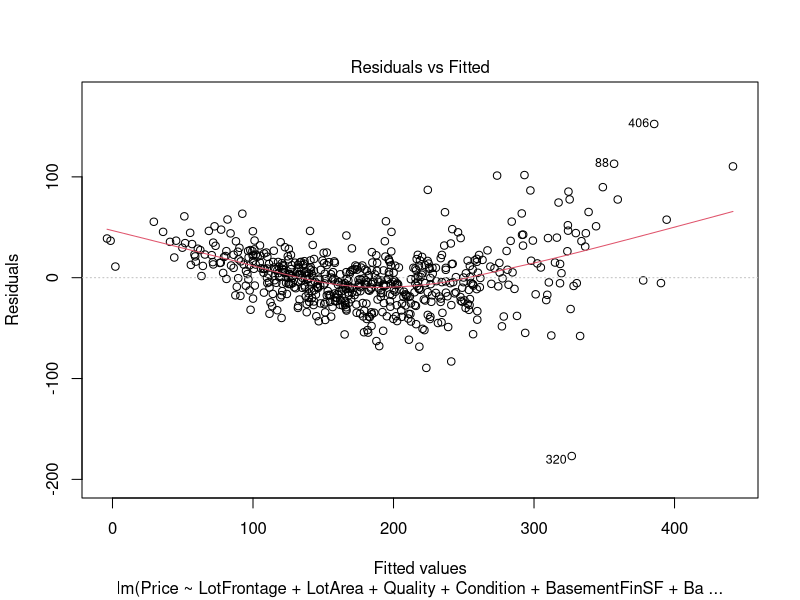
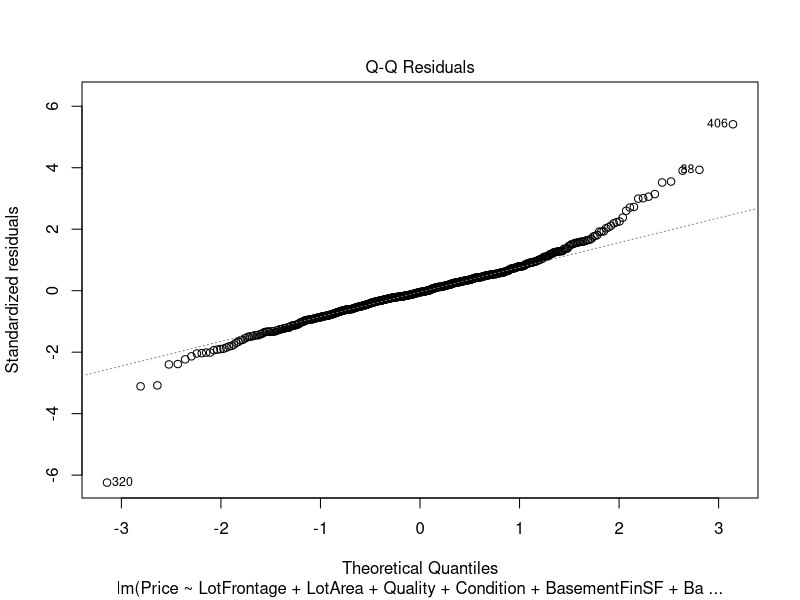
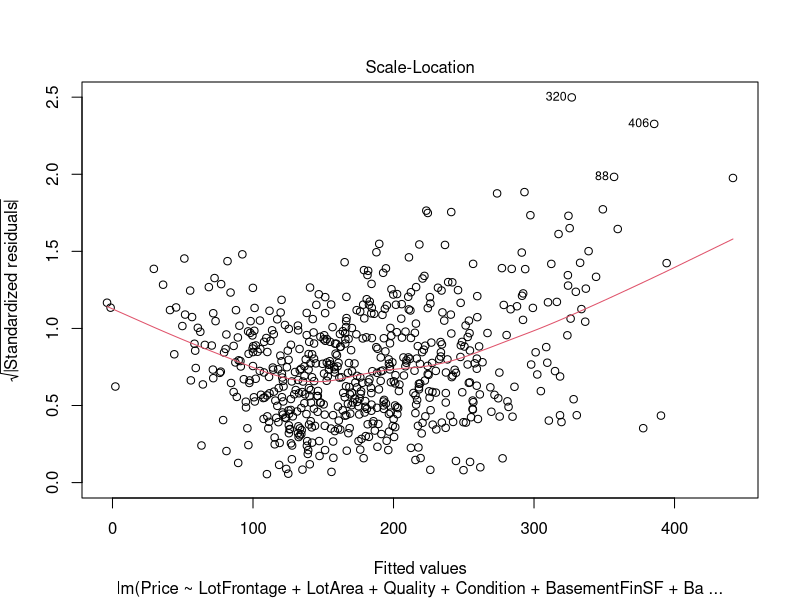
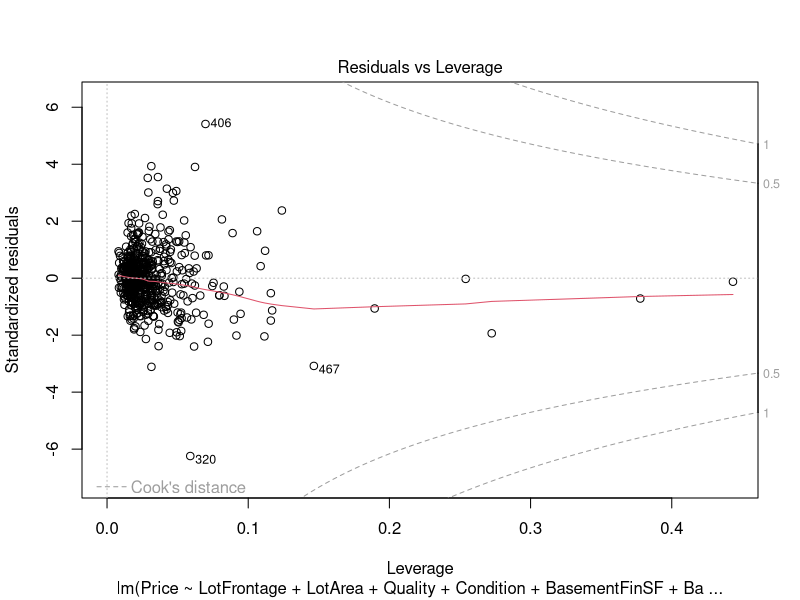
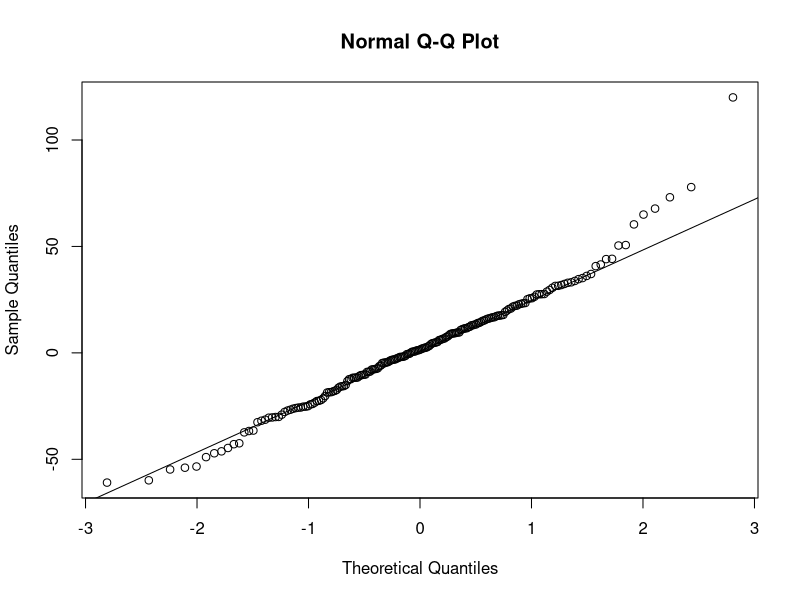
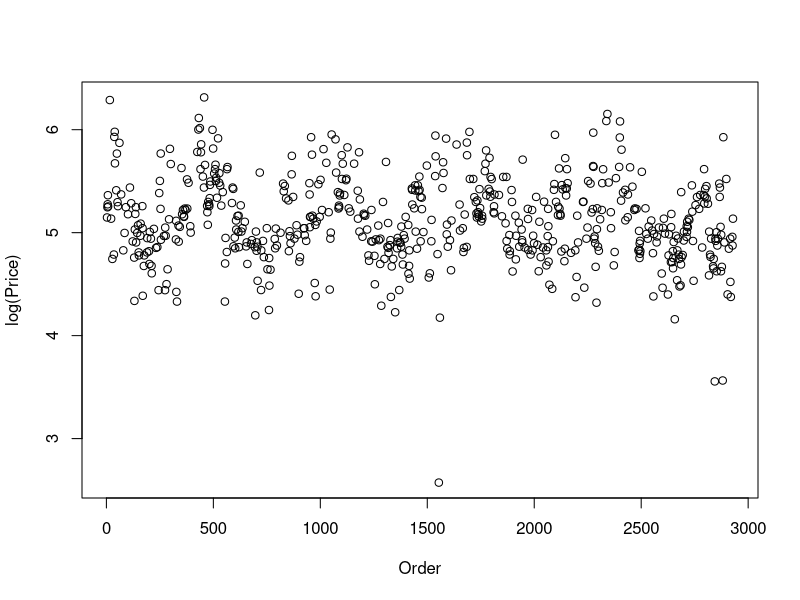
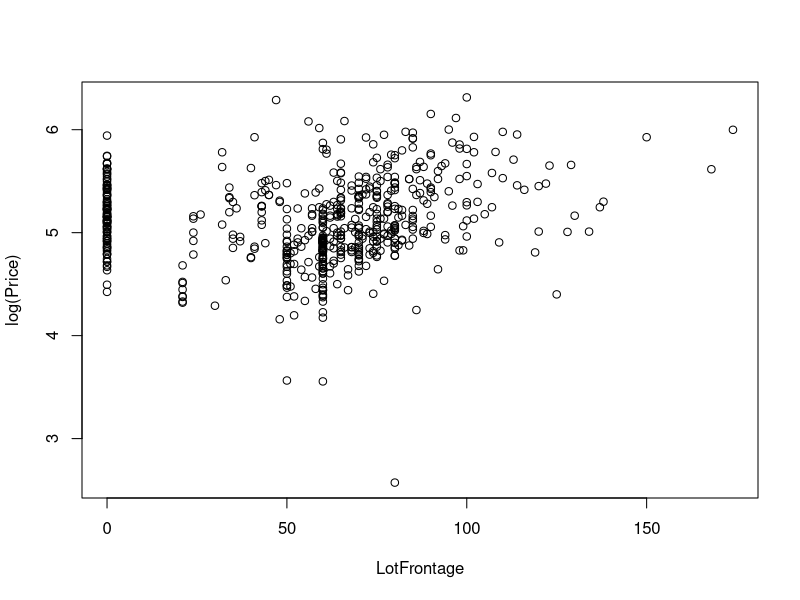
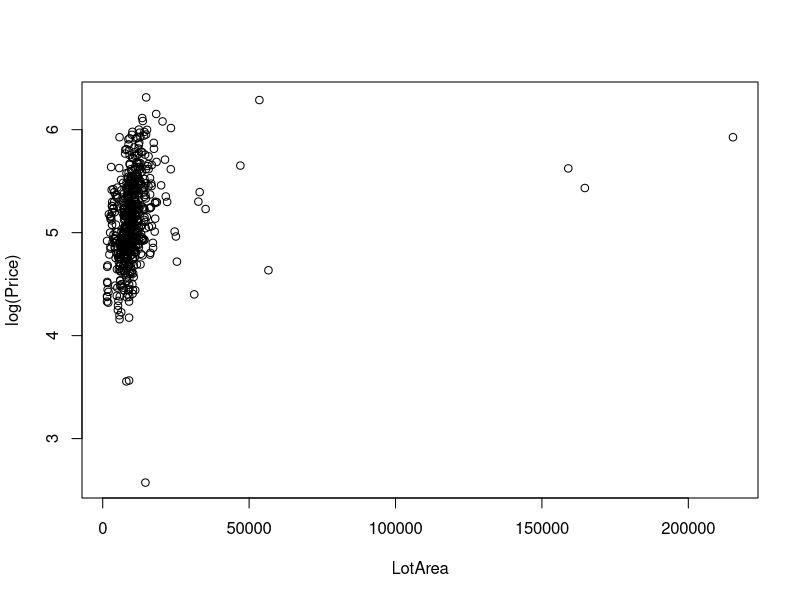

Write the R code that produced these figures, in order. (Note: this script raises an error after producing the figures.)
## ---- chunk 1
library(readr)
library(corrplot)
library(leaps)
library(car)
AmesTest5 <- read.csv("AmesTest5.csv")
AmesTrain5 <- read.csv("AmesTrain5.csv")
## ---- chunk 2
Backmod = lm(formula = Price ~ LotFrontage + LotArea + Quality + Condition + 
    BasementFinSF + BasementSF + FirstSF + SecondSF + FullBath + 
    HalfBath + Bedroom + TotalRooms + Fireplaces + GarageCars + 
    GarageSF + WoodDeckSF + OpenPorchSF + EnclosedPorchSF, data = AmesTrain5)
summary(Backmod)
plot(Backmod)
## ---- chunk 3
fitAmes = predict(Backmod, newdata=AmesTest5)
## ---- chunk 4
Amestestresid = AmesTest5$Price - fitAmes
## ---- chunk 5
mean(Amestestresid)
sd(Amestestresid)
## ---- chunk 6
qqnorm(Amestestresid)
qqline(Amestestresid)
## ---- chunk 7
head(sort(Amestestresid), decreasing=FALSE, 10)
tail(sort(Amestestresid), decreasing=TRUE, 10)
## ---- chunk 8
crosscor = cor(AmesTest5$Price, fitAmes)

summary(Backmod)$r.squared
crosscor^2

Shrinkage = summary(Backmod)$r.squared - crosscor^2
Shrinkage
## ---- chunk 9
#what to do about NA values & should Foundation interaction terms be eliminated from 2nd predicotr pool model
#how many different predictor pools should we have
## ---- chunk 10
#is it possible to transform categorical predictors?
## ---- chunk 11
plot(log(Price)~., data=AmesTrain5)[c(2,factor(4))]
#how to check conditions of all categorical predictors?
## ---- chunk 12
AmesTrain5$HBath = AmesTrain5$BasementHBath + AmesTrain5$HalfBath
AmesTrain5$FBath = AmesTrain5$BasementFBath + AmesTrain5$FullBath
AmesTrain5$Porch = AmesTrain5$OpenPorchSF + AmesTrain5$EnclosedPorchSF + AmesTrain5$ScreenPorchSF

HW3Full = lm(formula = log(Price) ~ YearBuilt + YearRemodel + LotFrontage + I(log(LotArea)) + Quality + Condition + BasementFinSF + BasementUnFinSF + BasementSF + FirstSF + SecondSF + I(log(GroundSF)) + Bedroom + TotalRooms + Fireplaces + GarageCars + I(GarageSF^1.5) + WoodDeckSF + HBath + FBath + Porch,
                 data = AmesTrain5)
## ---- chunk 13
#No interaction terms here
FullTest = lm(log(Price)~
            LotConfig + HouseStyle + ExteriorQ + ExteriorC + Foundation + BasementHt + BasementC + BasementFin + Heating + HeatingQC + CentralAir + KitchenQ + GarageType + GarageQ + GarageC + YearBuilt + YearRemodel + LotFrontage + I(log(LotArea)) + factor(Quality) + factor(Condition) + BasementFinSF + BasementUnFinSF + BasementSF + FirstSF + SecondSF + I(log(GroundSF)) + Bedroom + TotalRooms + Fireplaces + GarageCars + I(GarageSF^1.5) + WoodDeckSF + HBath + FBath + Porch, data=AmesTrain5)

plot(FullTest)[1:2]
#what does error message mean
## ---- chunk 14
Full = lm(log(Price)~
            LotConfig + HouseStyle + ExteriorQ + ExteriorC + Foundation + BasementHt + BasementC + BasementFin + Heating + HeatingQC + CentralAir + KitchenQ + GarageType + GarageQ + GarageC + YearBuilt + YearRemodel + LotFrontage + I(log(LotArea)) + factor(Quality) + factor(Condition) + BasementFinSF + BasementUnFinSF + BasementSF + FirstSF + SecondSF + I(log(GroundSF)) + Bedroom + TotalRooms + Fireplaces + GarageCars + I(GarageSF^1.5) + WoodDeckSF + HBath + FBath + Porch + WoodDeckSF*Porch + factor(Quality)*YearBuilt + factor(Quality)*YearRemodel + factor(Condition)*YearBuilt + factor(Condition)*YearRemodel, data=AmesTrain5)
## ---- chunk 15
none = lm(log(Price)~1, data=AmesTrain5)

MSE = (summary(Full)$sigma)^2

step(none, scope = list(upper=Full), scale=MSE, direction = 'forward', trace=FALSE)
#forward chose BasementHt and stepwise didn't
## ---- chunk 16
step(none, scope = list(upper=Full), scale=MSE, trace=FALSE)
## ---- chunk 17
step(Full, scale=MSE, trace=FALSE)
## ---- chunk 18
Mod1 = lm(formula = log(Price) ~ factor(Quality) + I(log(GroundSF)) + 
    YearBuilt + I(log(LotArea)) + factor(Condition) + BasementFinSF + 
    GarageCars + Porch + BasementSF + Fireplaces + KitchenQ + 
    CentralAir + Bedroom + SecondSF + HouseStyle + HeatingQC + 
    GarageC + LotFrontage + factor(Quality):YearBuilt + YearBuilt:factor(Condition), 
    data = AmesTrain5)
plot(Mod1)
summary(Mod1)
## ---- chunk 19
Full2 = lm(log(Price)~
            LotConfig + HouseStyle + ExteriorQ + ExteriorC + Foundation + BasementHt + BasementC + BasementFin + Heating + HeatingQC + CentralAir + KitchenQ + GarageType + GarageQ + GarageC + YearBuilt + YearRemodel + LotFrontage + I(log(LotArea)) + factor(Quality) + factor(Condition) + BasementFinSF + BasementUnFinSF + BasementSF + FirstSF + SecondSF + I(log(GroundSF)) + Bedroom + TotalRooms + Fireplaces + GarageCars + I(GarageSF^1.5) + WoodDeckSF + HBath + FBath + Porch + factor(Quality)*YearBuilt + factor(Condition)*YearBuilt + GarageType*I(GarageSF^1.5) + ExteriorQ*ExteriorC + Bedroom*TotalRooms + Foundation*factor(Quality) + Foundation*factor(Condition), data=AmesTrain5)
## ---- chunk 20
none2 = lm(log(Price)~1, data=AmesTrain5)

MSE2 = (summary(Full2)$sigma)^2

step(none2, scope = list(upper=Full2), scale=MSE2, direction = 'forward', trace=FALSE)
## ---- chunk 21
step(none2, scope = list(upper=Full2), scale=MSE2, trace=FALSE)
## ---- chunk 22
step(Full2, scale=MSE2, trace=FALSE)
## ---- chunk 23
Backtest = lm(formula = log(Price) ~ HouseStyle + ExteriorQ + ExteriorC + 
    Foundation + CentralAir + KitchenQ + GarageType + YearBuilt + 
    I(log(LotArea)) + factor(Quality) + factor(Condition) + BasementUnFinSF + 
    BasementSF + SecondSF + I(log(GroundSF)) + Bedroom + TotalRooms + 
    Fireplaces + I(GarageSF^1.5) + Porch + YearBuilt:factor(Condition) + 
    GarageType:I(GarageSF^1.5) + ExteriorQ:ExteriorC + Bedroom:TotalRooms + 
    Foundation:factor(Quality) + Foundation:factor(Condition), 
    data = AmesTrain5)
summary(Backtest)
#what to do about NA values
#should Foundation interaction terms be eliminated
#how many different predictor pools should we have
plot(Backtest)
